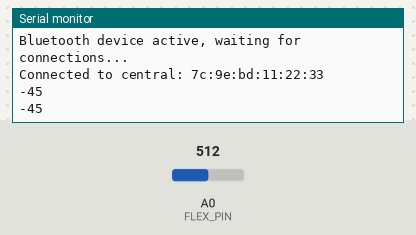
Bench run of a sketch on a simulated Arduino Nano 33 IoT. Shown: the last lines printed to the serial monitor. The inputs (shaded band) are chosen by the test bench; at power-on: A0 (FLEX_PIN) = 512. Nothing arrives over Bluetooth unless stated; a phone connects over Bluetooth LE 3 s after start.

Above: at 4.8 s.
4.9 s: A0 (FLEX_PIN) set to 716
At 5.6 s:
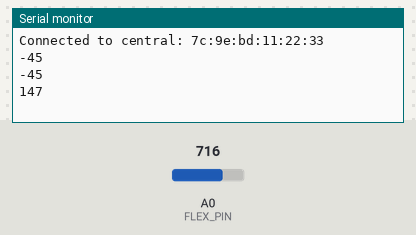
6.5 s: A0 (FLEX_PIN) set to 900
At 7.8 s:
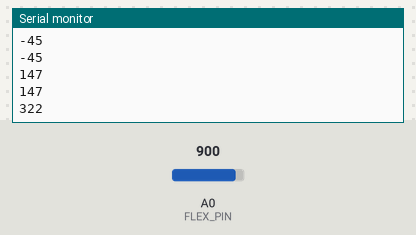
Timing chart, 0 to 9.5 s (numbered marks = the images above; inputs shaded):
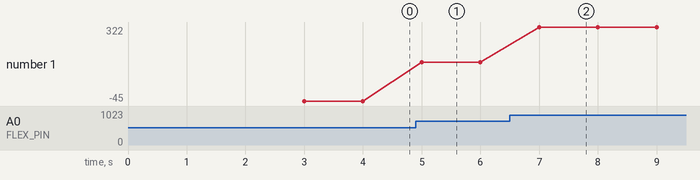

The sketch:

BT1.ino
```cpp
#include <ArduinoBLE.h>

const int FLEX_PIN = A0;
BLEService flexService("19B10000-E8F2-537E-4F6C-D104768A1214");
BLEIntCharacteristic flexCharacteristic("19B10001-E8F2-537E-4F6C-D104768A1214", BLERead | BLENotify);

void setup() {
  Serial.begin(9600);
  pinMode(FLEX_PIN, INPUT);

  if (!BLE.begin()) {
    Serial.println("BLE initialization failed!");
    while (1);
  }

  BLE.setLocalName("FlexSensorBoard");
  BLE.setAdvertisedService(flexService);
  flexService.addCharacteristic(flexCharacteristic);
  BLE.addService(flexService);

  BLE.advertise();
  Serial.println("Bluetooth device active, waiting for connections...");
}

void loop() {
  BLEDevice central = BLE.central();

  if (central) {
    Serial.print("Connected to central: ");
    Serial.println(central.address());

    while (central.connected()) {
      int flexValue = analogRead(FLEX_PIN);
      flexValue = map(flexValue, 560, 750, 0, 180);
      Serial.println(flexValue);
      flexCharacteristic.writeValue(flexValue);
      delay(1000);
    }

    Serial.print("Disconnected from central: ");
    Serial.println(central.address());
  }
}
```

Measured:
- after the input at 4.9 s, the serial monitor: prints a new line after 0.10 s (image 1)
- after the input at 6.5 s, the serial monitor: prints a new line after 0.50 s (image 2)
- plotted number 1: -45 → 147 after the input at 4.9 s, 147 → 322 after the input at 6.5 s
